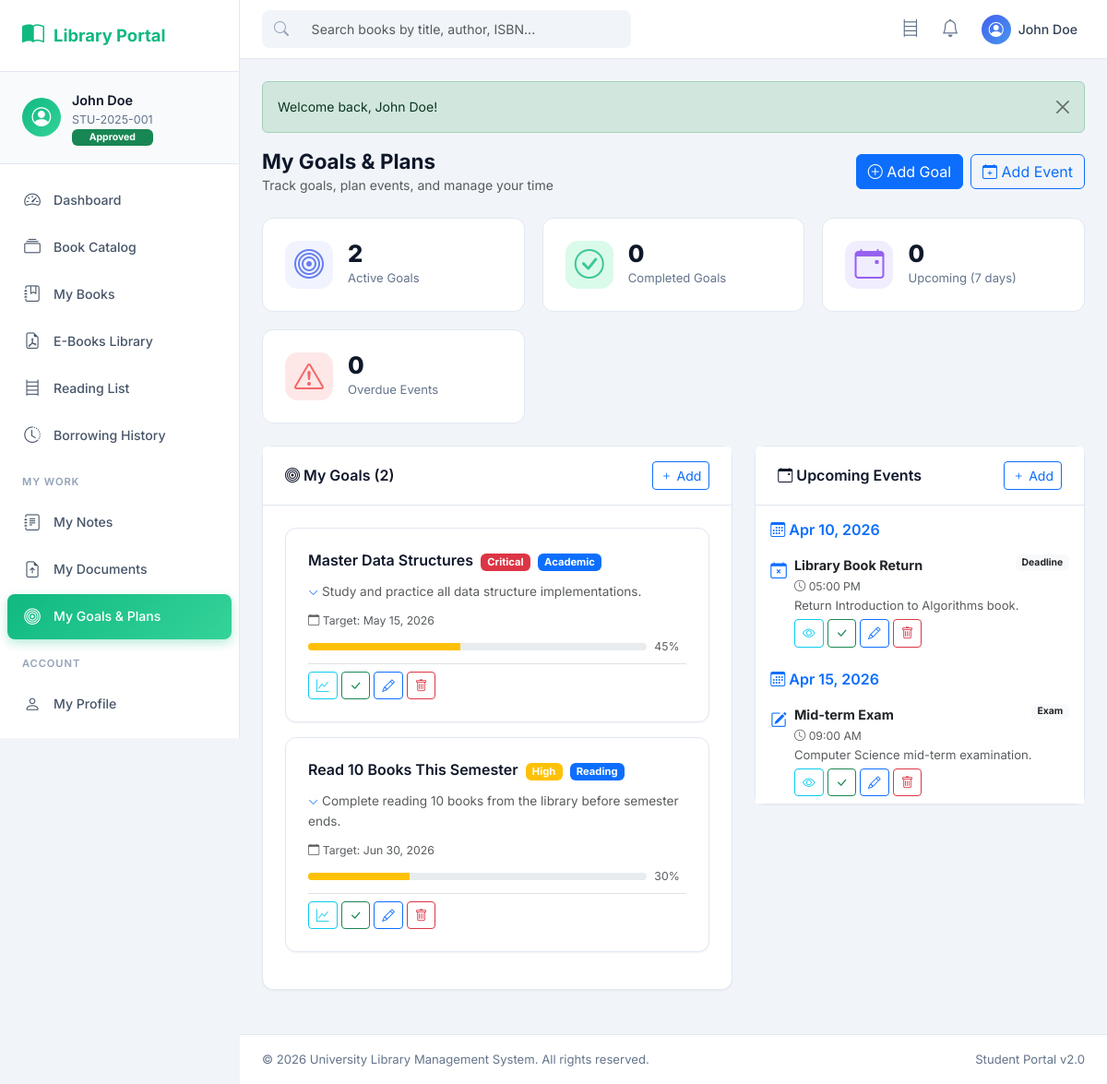
Screenshot of /student/goals.php (signed in) with the database file from the repository.
### tables this page shows
CREATE TABLE IF NOT EXISTS `student_goals` (
  `goal_id` int(11) NOT NULL AUTO_INCREMENT,
  `user_id` int(11) NOT NULL,
  `goal_title` varchar(255) NOT NULL,
  `goal_description` text DEFAULT NULL,
  `goal_type` enum('academic','reading','skill','career','personal') DEFAULT 'academic',
  `priority` enum('low','medium','high','critical') DEFAULT 'medium',
  `status` enum('active','completed','paused','cancelled') DEFAULT 'active',
  `target_date` date DEFAULT NULL,
  `progress` int(3) DEFAULT 0,
  `created_at` timestamp NOT NULL DEFAULT current_timestamp(),
  `updated_at` timestamp NOT NULL DEFAULT current_timestamp() ON UPDATE current_timestamp(),
  PRIMARY KEY (`goal_id`),
  KEY `user_id` (`user_id`),
  CONSTRAINT `student_goals_ibfk_1` FOREIGN KEY (`user_id`) REFERENCES `users` (`id`) ON DELETE CASCADE
);

CREATE TABLE IF NOT EXISTS `student_events` (
  `event_id` int(11) NOT NULL AUTO_INCREMENT,
  `user_id` int(11) NOT NULL,
  `event_title` varchar(255) NOT NULL,
  `event_description` text DEFAULT NULL,
  `event_type` enum('deadline','exam','assignment','reading','meeting','other') DEFAULT 'other',
  `event_date` date NOT NULL,
  `event_time` time DEFAULT NULL,
  `is_completed` tinyint(1) DEFAULT 0,
  `created_at` timestamp NOT NULL DEFAULT current_timestamp(),
  PRIMARY KEY (`event_id`),
  KEY `user_id` (`user_id`),
  KEY `event_date` (`event_date`),
  CONSTRAINT `student_events_ibfk_1` FOREIGN KEY (`user_id`) REFERENCES `users` (`id`) ON DELETE CASCADE
);

### student/goals.php (the view, shortened to what the rows shown need)
<?php
include 'includes/student_header.php';
$user_id = $_SESSION['user_id'];
$goal_types = [
    'academic'   => 'Academic',
    'reading'    => 'Reading',
    'skill'      => 'Skill',
    'career'     => 'Career',
    'personal'   => 'Personal',
];
$priority_badges = [
    'low'      => 'bg-secondary',
    'medium'   => 'bg-info',
    'high'     => 'bg-warning',
    'critical' => 'bg-danger',
];
$event_types = [
    'deadline'   => 'Deadline',
    'exam'       => 'Exam',
    'assignment' => 'Assignment',
    'reading'    => 'Reading',
    'meeting'    => 'Meeting',
    'other'      => 'Other',
];
$event_icons = [
    'deadline'   => 'bi-calendar-x',
    'exam'       => 'bi-pencil-square',
    'assignment' => 'bi-clipboard-check',
    'reading'    => 'bi-book',
    'meeting'    => 'bi-people',
    'other'      => 'bi-calendar-event',
];
$stmt = $conn->prepare(
    "SELECT * FROM student_goals WHERE user_id = ? ORDER BY
     FIELD(status, 'active', 'completed'),
     FIELD(priority, 'critical', 'high', 'medium', 'low'),
     target_date ASC"
);
$stmt->bind_param('i', $user_id);
$stmt->execute();
$goals = $stmt->get_result()->fetch_all(MYSQLI_ASSOC);
$stmt = $conn->prepare(
    "SELECT * FROM student_events
     WHERE user_id = ? AND event_date >= CURDATE()
     ORDER BY event_date ASC, event_time ASC"
);
$stmt->bind_param('i', $user_id);
$stmt->execute();
$events = $stmt->get_result()->fetch_all(MYSQLI_ASSOC);
$events_by_date = [];
foreach ($events as $ev) {
    $events_by_date[$ev['event_date']][] = $ev;
}
?>
<div class="row">
    <div class="col-lg-7 mb-4">
        <div class="card">
            <div class="card-body">
                <?php if (empty($goals)): ?>
                    <div class="empty-state">
                        <i class="bi bi-bullseye"></i>
                        <h5>No Goals Yet</h5>
                        <p>Set your first goal to start tracking your progress.</p>
                        <button type="button" class="btn btn-primary btn-sm" data-bs-toggle="modal" data-bs-target="#goalModal" onclick="resetGoalForm()">
                            <i class="bi bi-plus-circle"></i> Add Goal
                        </button>
                    </div>
                <?php else: ?>
                    <?php foreach ($goals as $goal): ?>
                        <div class="card mb-3 <?php echo $goal['status'] === 'completed' ? 'border-success' : ''; ?>">
                            <div class="card-body">
                                <div class="d-flex justify-content-between align-items-start mb-2">
                                    <div class="flex-grow-1">
                                        <h6 class="mb-1">
                                            <?php echo sanitize($goal['goal_title']); ?>
                                            <span class="badge <?php echo $priority_badges[$goal['priority']] ?? 'bg-secondary'; ?> ms-1" style="font-size:0.7rem;">
                                                <?php echo ucfirst($goal['priority']); ?>
                                            </span>
                                            <span class="badge bg-primary ms-1" style="font-size:0.7rem;">
                                                <?php echo sanitize($goal_types[$goal['goal_type']] ?? ucfirst($goal['goal_type'])); ?>
                                            </span>
                                        </h6>
                                    </div>
                                </div>
                                <?php if (!empty($goal['goal_description'])): ?>
                                    <div class="mb-2">
                                        <p class="text-muted mb-1" style="font-size:0.85rem; cursor:pointer;" onclick="toggleGoalDetail(<?php echo $goal['goal_id']; ?>)">
                                            <i class="bi bi-chevron-down text-primary" id="goal-chevron-<?php echo $goal['goal_id']; ?>" style="font-size:0.7rem;"></i>
                                            <?php echo sanitize(mb_strimwidth($goal['goal_description'], 0, 150, '...')); ?>
                                        </p>
                                    </div>
                                <?php endif; ?>
                                <?php if (!empty($goal['target_date'])): ?>
                                    <div class="mb-2">
                                        <small class="<?php echo ($goal['status'] === 'active' && strtotime($goal['target_date']) < strtotime('today')) ? 'text-danger' : 'text-muted'; ?>">
                                            <i class="bi bi-calendar"></i> Target: <?php echo formatDate($goal['target_date']); ?>
                                        </small>
                                    </div>
                                <?php endif; ?>
                                <?php if ($goal['status'] === 'active'): ?>
                                    <div class="d-flex align-items-center gap-2 mb-2">
                                        <div class="progress flex-grow-1" style="height: 8px;">
                                            <div class="progress-bar <?php
                                                if ($goal['progress'] >= 75) echo 'bg-success';
                                                elseif ($goal['progress'] >= 50) echo 'bg-info';
                                                elseif ($goal['progress'] >= 25) echo 'bg-warning';
                                                else echo 'bg-danger';
                                            ?>" style="width: <?php echo (int)$goal['progress']; ?>%;"></div>
                                        </div>
                                        <small class="text-muted" style="min-width:35px;"><?php echo (int)$goal['progress']; ?>%</small>
                                    </div>
                                <?php endif; ?>
                                <div class="action-btns border-top pt-2">
                                    <?php if ($goal['status'] === 'active'): ?>
                                        <form method="POST" class="d-inline" onsubmit="return promptProgress(this);">
                                            <button type="submit" class="btn btn-sm btn-outline-info" title="Update Progress">
                                                <i class="bi bi-graph-up"></i>
                                            </button>
                                        </form>
                                        <form method="POST" class="d-inline" onsubmit="return confirm('Mark this goal as completed?');">
                                            <button type="submit" class="btn btn-sm btn-outline-success" title="Complete">
                                                <i class="bi bi-check-lg"></i>
                                            </button>
                                        </form>
                                    <?php endif; ?>
                                    <button type="button" class="btn btn-sm btn-outline-primary" title="Edit"
                                        onclick="editGoal(
                                            <?php echo (int)$goal['goal_id']; ?>,
                                            <?php echo json_encode($goal['goal_title']); ?>,
                                            <?php echo json_encode($goal['goal_description']); ?>,
                                            '<?php echo $goal['goal_type']; ?>',
                                            '<?php echo $goal['priority']; ?>',
                                            '<?php echo $goal['target_date']; ?>'
                                        )">
                                        <i class="bi bi-pencil"></i>
                                    </button>
                                    <form method="POST" class="d-inline" onsubmit="return confirm('Are you sure you want to delete this goal?');">
                                        <button type="submit" class="btn btn-sm btn-outline-danger" title="Delete">
                                            <i class="bi bi-trash"></i>
                                        </button>
                                    </form>
                                </div>
                            </div>
                        </div>
                    <?php endforeach; ?>
                <?php endif; ?>
            </div>
        </div>
    </div>
    <div class="col-lg-5 mb-4">
        <div class="card mb-4">
            <div class="card-body p-0">
                <?php if (empty($events)): ?>
                    <div class="empty-state">
                        <i class="bi bi-calendar-x"></i>
                        <h5>No Upcoming Events</h5>
                        <p>Add events to plan your schedule.</p>
                        <button type="button" class="btn btn-primary btn-sm" data-bs-toggle="modal" data-bs-target="#eventModal" onclick="resetEventForm()">
                            <i class="bi bi-calendar-plus"></i> Add Event
                        </button>
                    </div>
                <?php else: ?>
                    <?php foreach ($events_by_date as $date => $day_events): ?>
                        <div class="px-3 pt-3">
                            <h6 class="text-primary mb-2">
                                <i class="bi bi-calendar3"></i> <?php echo formatDate($date); ?>
                            </h6>
                        </div>
                        <div class="list-group list-group-flush">
                            <?php foreach ($day_events as $ev): ?>
                                <div class="list-group-item <?php echo $ev['is_completed'] ? 'bg-light' : ''; ?>">
                                    <div class="d-flex align-items-start gap-2">
                                        <div class="mt-1">
                                            <i class="bi <?php echo $event_icons[$ev['event_type']] ?? 'bi-calendar-event'; ?> text-primary" style="font-size:1.1rem;"></i>
                                        </div>
                                        <div class="flex-grow-1 min-width-0">
                                            <div class="d-flex justify-content-between align-items-start">
                                                <strong style="font-size:0.9rem;" class="<?php echo $ev['is_completed'] ? 'text-decoration-line-through text-muted' : ''; ?>">
                                                    <?php echo sanitize($ev['event_title']); ?>
                                                </strong>
                                                <span class="badge bg-light text-dark ms-2" style="font-size:0.65rem;">
                                                    <?php echo sanitize($event_types[$ev['event_type']] ?? ucfirst($ev['event_type'])); ?>
                                                </span>
                                            </div>
                                            <?php if (!empty($ev['event_time'])): ?>
                                                <small class="text-muted"><i class="bi bi-clock"></i> <?php echo date('h:i A', strtotime($ev['event_time'])); ?></small>
                                            <?php endif; ?>
                                            <?php if (!empty($ev['event_description'])): ?>
                                                <p class="mb-1 text-muted" style="font-size:0.82rem;">
                                                    <?php echo sanitize(mb_strimwidth($ev['event_description'], 0, 80, '...')); ?>
                                                </p>
                                            <?php endif; ?>
                                            <div class="action-btns">
                                                <button type="button" class="btn btn-sm btn-outline-info" title="View Details" data-bs-toggle="modal" data-bs-target="#viewEvent_<?php echo $ev['event_id']; ?>">
                                                    <i class="bi bi-eye"></i>
                                                </button>
                                                <?php if (!$ev['is_completed']): ?>
                                                    <form method="POST" class="d-inline" onsubmit="return confirm('Mark this event as completed?');">
                                                        <button type="submit" class="btn btn-sm btn-outline-success" title="Complete">
                                                            <i class="bi bi-check-lg"></i>
                                                        </button>
                                                    </form>
                                                <?php endif; ?>
                                                <button type="button" class="btn btn-sm btn-outline-primary" title="Edit"
                                                    onclick="editEvent(
                                                        <?php echo (int)$ev['event_id']; ?>,
                                                        <?php echo json_encode($ev['event_title']); ?>,
                                                        <?php echo json_encode($ev['event_description']); ?>,
                                                        '<?php echo $ev['event_type']; ?>',
                                                        '<?php echo $ev['event_date']; ?>',
                                                        '<?php echo $ev['event_time']; ?>'
                                                    )">
                                                    <i class="bi bi-pencil"></i>
                                                </button>
                                                <form method="POST" class="d-inline" onsubmit="return confirm('Are you sure you want to delete this event?');">
                                                    <button type="submit" class="btn btn-sm btn-outline-danger" title="Delete">
                                                        <i class="bi bi-trash"></i>
                                                    </button>
                                                </form>
                                            </div>
                                        </div>
                                    </div>
                                </div>
                            <?php endforeach; ?>
                        </div>
                    <?php endforeach; ?>
                <?php endif; ?>
            </div>
        </div>
    </div>
</div>
<?php include 'includes/student_footer.php'; ?>

### rows the page displays
student_goals: goal_title "Master Data Structures", priority "Critical", goal_type "Academic", goal_description "Study and practice all data structure implementations.", target_date "May 15, 2026", progress "45"
student_goals: goal_title "Read 10 Books This Semester", priority "High", goal_type "Reading", goal_description "Complete reading 10 books from the library before semester ends.", target_date "Jun 30, 2026", progress "30"
student_events: event_title "Library Book Return", event_type "Deadline", event_time "05:00 PM", event_description "Return Introduction to Algorithms book."
student_events: event_title "Mid-term Exam", event_type "Exam", event_time "09:00 AM", event_description "Computer Science mid-term examination."

### other values shown
$_SESSION['name'] "John Doe"
$_SESSION['student_id'] "STU-2025-001"
$flash['message'] "Welcome back, John Doe!"
$active_goals "2"
$completed_goals "0"
$upcoming_events "0"
$overdue_events "0"
count($goals) "2"
formatDate($date) "Apr 10, 2026"
formatDate($date) "Apr 15, 2026"
SITE_NAME "University Library Management System"
